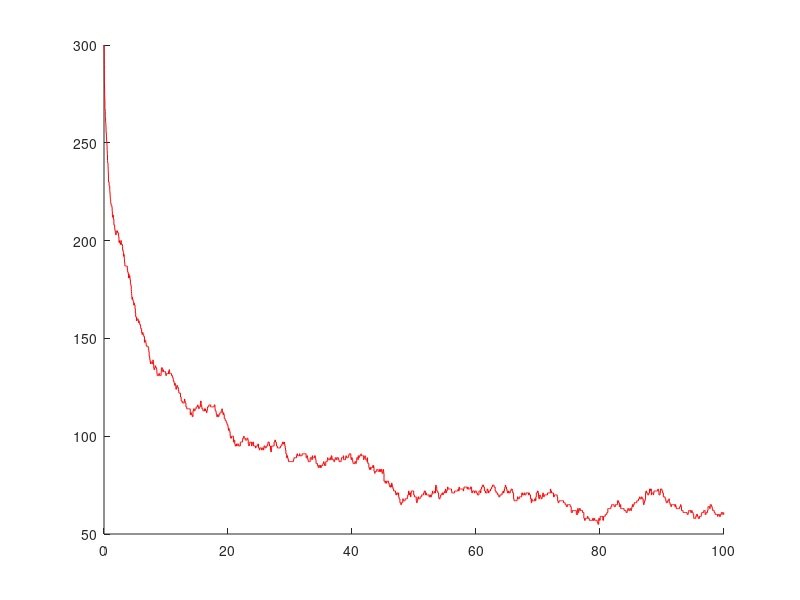

MATLAB code to generate this figure: (Note: this script raises an error after producing the figure.)

s=load('all-times.txt');

x=load('BSubtilis_Output.txt');

figure();clf
hold on
sp=1;

h=stairs(s(:,1),s(:,1+sp),'r'); hold on;

h.LineWidth = 2;

h=plot( x(:,1), x(:,1+sp), 'k.' );
h.MarkerSize = 10;

% compare with ssa
s=load('all-times-ssa.txt');
x=load('BSubtilis_Output_ssa.txt');

h=stairs(s(:,1),s(:,1+sp),'b'); hold on;

h.LineWidth = 2;

h=plot( x(:,1), x(:,1+sp), 'go' );
h.MarkerSize = 10;